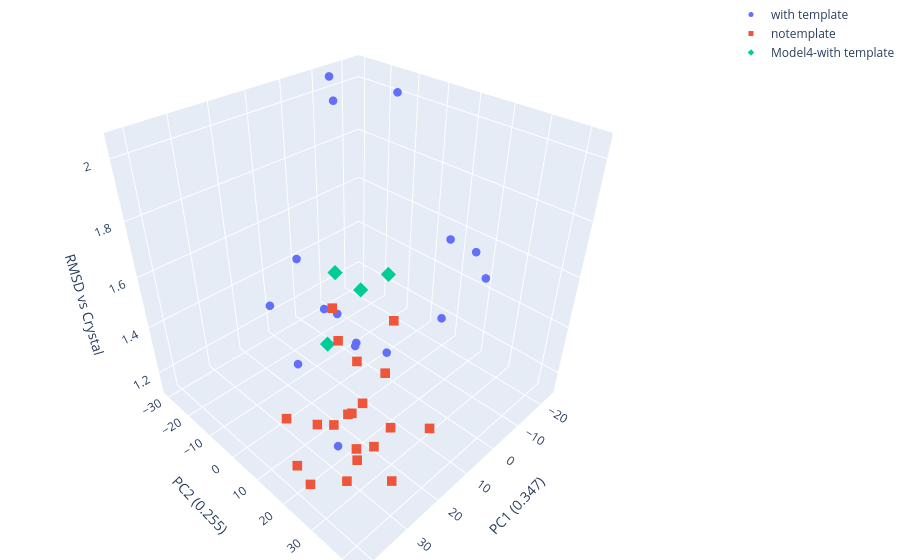

The notebook cell saved with this chart:
### Code cell
import plotly
import plotly.graph_objs as go

data = []
grouping = "template"
marker_symbols = ['circle', 'square', 'diamond']

for template,symbol in zip(dfc[grouping ].unique(),marker_symbols):
    x,y,z = dfc[dfc[grouping ]==template]["PC1"],dfc[dfc[grouping ]==template]["PC2"],dfc[dfc[grouping ]==template]["rmsdvCrystal"]
    trace = go.Scatter3d(x=x,y=y,z=z,mode='markers',marker={'size': 5,'symbol':symbol},name=template)
    data.append(trace)
layout = go.Layout(margin={'l': 0, 'r': 0, 'b': 0, 't': 0},scene=None)

plot_figure = go.Figure(data=data, layout=layout)
#plot_figure.layout.scene.camera.projection.type = "orthographic"
plot_figure.layout.scene.xaxis.title=f"PC1 ({(pc.variance[0])/sum(pc.results.variance):.3f})"
plot_figure.layout.scene.yaxis.title=f"PC2 ({(pc.variance[1])/sum(pc.results.variance):.3f})"
plot_figure.layout.scene.zaxis.title="RMSD vs Crystal"


#plot_figure.show(renderer="browser")  # remove display(fig)
plotly.offline.iplot(plot_figure)
#plot_figure.write_html("plots/PCA.html")

### Figure 1 — Plotly figure (JSON) as saved in the notebook; plotly's stock layout.template omitted (floating-point values rounded to 4 significant figures)
{"data": [{"marker": {"size": 5, "symbol": "circle"}, "mode": "markers", "name": "with template", "type": "scatter3d", "x": [6.5, 6.975, 12.36, 13.69, -8.324, -10.09, -22.2, -23.79, -13.63, -0.8251, -19.98, -23.05, 25.11, 25.18, 6.081, 26.0], "y": [2.508, -4.33, -13.13, -1.21, 18.45, -24.57, 20.82, -15.35, -30.21, 6.579, 9.655, 16.11, 2.44, -7.106, 1.635, 17.72], "z": [1.284, 1.367, 1.577, 1.461, 1.389, 1.994, 1.471, 2.004, 2.047, 1.208, 1.58, 1.546, 1.352, 1.52, 1.26, 1.134]}, {"marker": {"size": 5, "symbol": "square"}, "mode": "markers", "name": "notemplate", "type": "scatter3d", "x": [36.56, 19.4, 19.45, 41.95, 32.88, 32.23, 24.52, 29.57, 30.71, 14.53, 32.04, 28.24, 28.52, 22.42, 32.92, 35.86, 22.85, 30.68, 38.7, 23.19], "y": [12.87, 26.41, 8.943, 23.45, 19.11, 42.07, 22.91, 26.91, 35.07, 23.7, 23.83, 24.08, 37.52, 42.79, 32.09, 32.33, 14.85, 29.81, 23.2, 23.3], "z": [1.324, 1.46, 1.578, 1.293, 1.32, 1.314, 1.523, 1.405, 1.362, 1.595, 1.355, 1.361, 1.438, 1.42, 1.347, 1.249, 1.523, 1.25, 1.167, 1.348]}, {"marker": {"size": 5, "symbol": "diamond"}, "mode": "markers", "name": "Model4-with template", "type": "scatter3d", "x": [3.878, -2.043, -9.56, 12.07], "y": [-8.601, -5.269, -2.433, -2.449], "z": [1.493, 1.398, 1.431, 1.288]}], "layout": {"margin": {"b": 0, "l": 0, "r": 0, "t": 0}, "scene": {"xaxis": {"title": {"text": "PC1 (0.347)"}}, "yaxis": {"title": {"text": "PC2 (0.255)"}}, "zaxis": {"title": {"text": "RMSD vs Crystal"}}}}}
